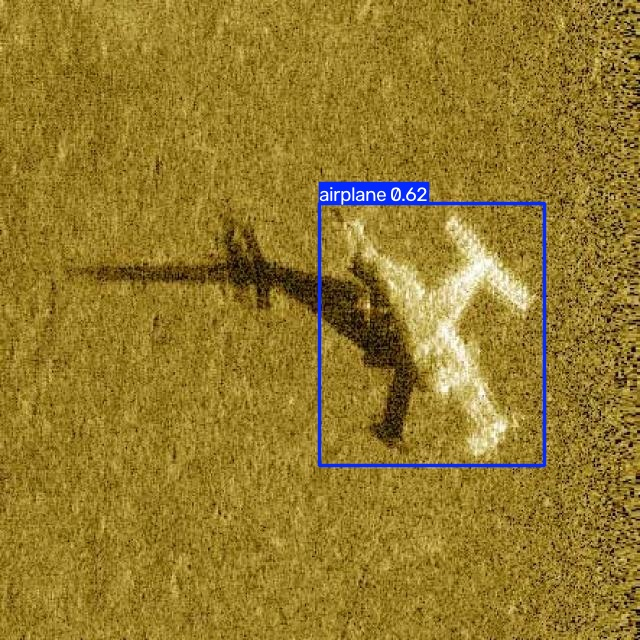
#> input picture runs/detect/predict/000012_jpg.rf.b76b3c145d081a2a8ae2601c202bdc84.jpg, 640 x 640 px
$ python -i anomaly_service.py   (imports and definitions only)   (older library calls are emulated)
#> lines starting #> are read from the running program, lines starting #| are printed output that depends on the picture; after the words box and inside, x2 and y2 are one past the last pixel; in counts of white or black regions, pixels touching at a corner belong together
#> further down, picture is the input picture: shape (640, 640, 3); mean B, G, R 45.7, 122.4, 147.9
import logging
from pathlib import Path
from typing import Any, Dict, List, Optional, Union
import cv2
import numpy as np

logger = logging.getLogger(__name__)

def detect_unknown_anomalies(
    image_source: Union[str, Path, np.ndarray],
    existing_detections: Optional[List[Dict[str, Any]]] = None
) -> Dict[str, Any]:
    """
    Analyzes the sonar image for unexplained acoustic anomalies OUTSIDE known YOLO detections.

    Instead of assuming anything undetected is an anomaly, this engine objectively investigates:
    1. Unusually strong isolated acoustic returns
    2. Coherent structural edge energy (Sobel gradient magnitude)
    3. Abnormal texture/density deviation from the seabed baseline
    4. Regions with significant acoustic contrast against surrounding seabed

    Outputs an explainable anomaly score (0-100), status, type, and feature breakdown.
    """
    # 1. Load Grayscale Image
    if isinstance(image_source, (str, Path)):
        img_path = str(image_source)
        if not Path(img_path).exists():
            logger.warning(f"Anomaly detection failed: Image not found at {img_path}")
            return _default_anomaly_response("Image file not found on disk.")
        img = cv2.imread(img_path, cv2.IMREAD_GRAYSCALE)
        if img is None:
            return _default_anomaly_response("Image decoding failed.")
    elif isinstance(image_source, np.ndarray):
        if len(image_source.shape) == 3:
            img = cv2.cvtColor(image_source, cv2.COLOR_BGR2GRAY)
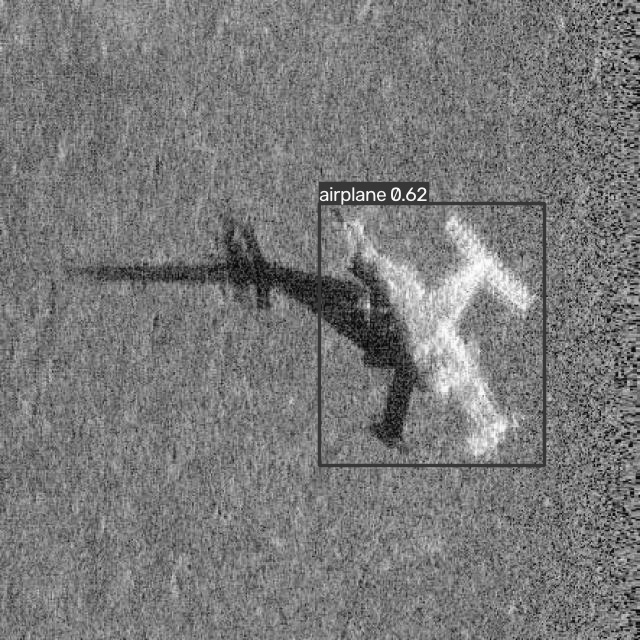
#> img: shape (640, 640); min 3, max 254, mean 121.2
        else:
            img = image_source
    else:
        return _default_anomaly_response("Unsupported image source type.")

    img_h, img_w = img.shape[:2]
#> img_h = 640; img_w = 640
    if img_h < 20 or img_w < 20:
        return _default_anomaly_response("Image dimensions too small for seabed anomaly analysis.")

    # 2. Mask Out Known YOLO Detections (with 10px buffer)
    # The anomaly engine evaluates UNEXPLAINED regions, avoiding duplicate reporting on known objects
    unexplained_mask = np.ones((img_h, img_w), dtype=bool)

    if existing_detections:
        for det in existing_detections:
            bbox = det.get("bbox", det)
            if "x1" in bbox and "y1" in bbox:
                x1 = float(bbox["x1"])
                y1 = float(bbox["y1"])
                x2 = float(bbox.get("x2", x1 + bbox.get("width", 0)))
                y2 = float(bbox.get("y2", y1 + bbox.get("height", 0)))
            elif "x" in bbox and "y" in bbox:
                x1 = float(bbox["x"])
                y1 = float(bbox["y"])
                x2 = x1 + float(bbox.get("width", 0))
                y2 = y1 + float(bbox.get("height", 0))
            else:
                continue

            # Apply buffer
            buffer_px = 8
            ix1 = max(0, int(round(x1)) - buffer_px)
            iy1 = max(0, int(round(y1)) - buffer_px)
            ix2 = min(img_w, int(round(x2)) + buffer_px)
            iy2 = min(img_h, int(round(y2)) + buffer_px)

            unexplained_mask[iy1:iy2, ix1:ix2] = False

    # Check remaining searchable seabed area
    searchable_pixels = np.count_nonzero(unexplained_mask)
#> searchable_pixels = 409600
#> unexplained_mask: shape (640, 640) bool; every value is 1
    if searchable_pixels < 100:
        return _default_anomaly_response("Entire seabed covered by known detections.")

    searchable_seabed = img[unexplained_mask]
    seabed_mean = float(np.mean(searchable_seabed))
#> seabed_mean = 121.2
    seabed_std = float(np.std(searchable_seabed))
#> seabed_std = 30.59
    if seabed_std < 1.0:
        seabed_std = 1.0

    # 3. Compute Edge Energy Map on Unexplained Regions
    grad_x = cv2.Sobel(img, cv2.CV_64F, 1, 0, ksize=3)
    grad_y = cv2.Sobel(img, cv2.CV_64F, 0, 1, ksize=3)
    grad_mag = np.sqrt(grad_x**2 + grad_y**2)
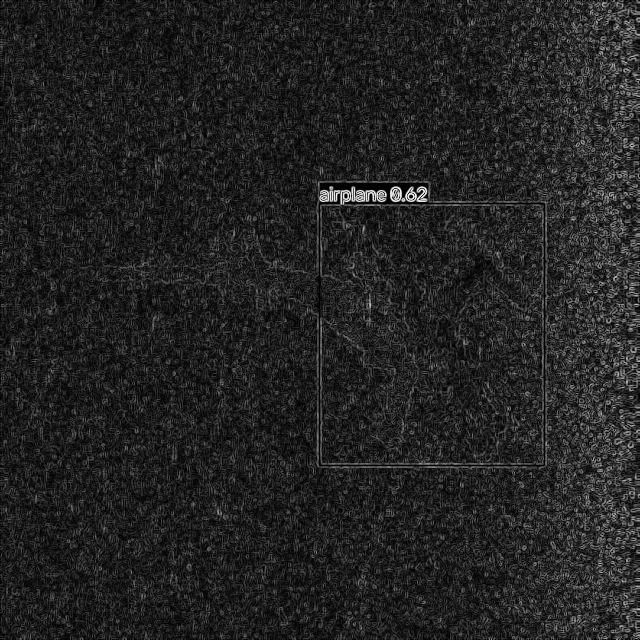
#> grad_mag: shape (640, 640) float64; min 0, max 829.2, mean 115.6; drawn with min black and max white
    grad_mag[~unexplained_mask] = 0.0

    # 4. Detect Significant Acoustic Outliers
    # Threshold for candidate anomaly: intensity > mean + 2.2 * std OR strong edge energy
    high_intensity_thresh = seabed_mean + (2.2 * seabed_std)
#> high_intensity_thresh = 188.5
    candidate_pixels = (img > high_intensity_thresh) & unexplained_mask
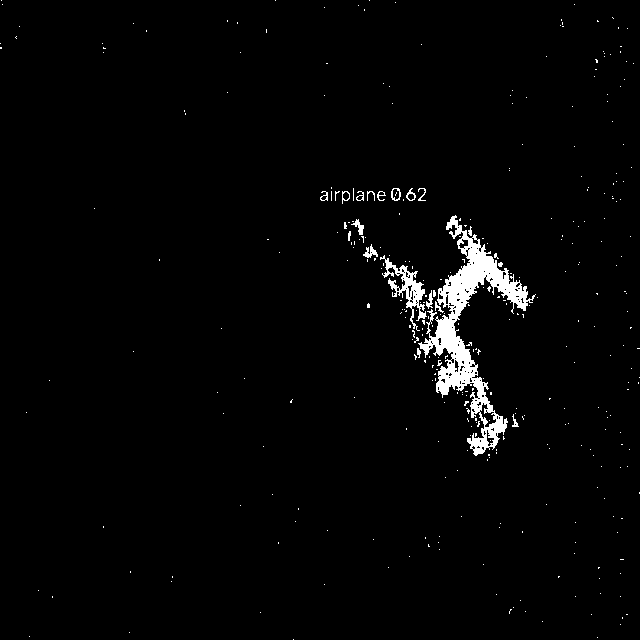
#> candidate_pixels: shape (640, 640) bool; 2.1% white; 348 white regions (330 under 20 px), largest, box (x1, y1, x2, y2) and area: (418, 215, 536, 456) 6349, (380, 255, 427, 331) 908, (363, 244, 378, 258) 94

    # Morphological cleaning to find coherent structures (ignore single-pixel acoustic speckle)
    kernel = cv2.getStructuringElement(cv2.MORPH_RECT, (3, 3))
    candidate_binary = (candidate_pixels.astype(np.uint8)) * 255
    opened = cv2.morphologyEx(candidate_binary, cv2.MORPH_OPEN, kernel)
#> opened: shape (640, 640); 1.5% white; 36 white regions (20 under 20 px), largest, box (x1, y1, x2, y2) and area: (420, 231, 528, 395) 4343, (399, 273, 425, 307) 386, (471, 378, 493, 413) 347
    dilated = cv2.dilate(opened, kernel, iterations=1)
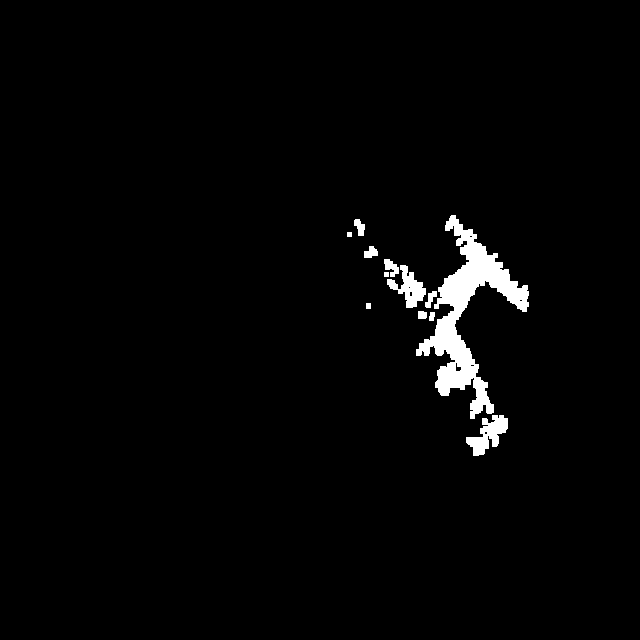
#> dilated: shape (640, 640); 2.1% white; 12 white regions

    contours, _ = cv2.findContours(dilated, cv2.RETR_EXTERNAL, cv2.CHAIN_APPROX_SIMPLE)
#> contours = 12 contours, 2 with area under 20; largest, box (x1, y1, x2, y2) and area: (416, 215, 529, 419) 6078, (466, 415, 508, 456) 756, (387, 265, 426, 308) 650, (384, 259, 399, 277) 126, (354, 219, 365, 236) 97

    unexplained_regions = []
    max_anomaly_score = 0.0
    peak_contrast = 0.0
    peak_edge_energy = 0.0
    peak_texture_dev = 0.0

    for idx, cnt in enumerate(contours):
        area = cv2.contourArea(cnt)
        # Require meaningful minimum size (> 20px) to distinguish real physical structure from noise
        if area < 20.0:
            continue

        rx, ry, rw, rh = cv2.boundingRect(cnt)
        roi = img[ry:ry+rh, rx:rx+rw]
        roi_grad = grad_mag[ry:ry+rh, rx:rx+rw]

        roi_mean = float(np.mean(roi))
        delta = abs(roi_mean - seabed_mean)
        tbcr = delta / seabed_std
        edge_energy = float(np.mean(roi_grad))
        texture_dev = float(np.std(roi)) / seabed_std

        # Scoring components:
        # - Contrast prominence: up to 45 pts
        contrast_pts = min(45.0, (tbcr / 2.5) * 45.0)
        # - Structural edge coherence: up to 35 pts
        edge_pts = min(35.0, (edge_energy / 50.0) * 35.0)
        # - Texture abnormality & area: up to 20 pts
        area_pts = min(20.0, (area / 150.0) * 20.0)

        region_score = round(min(100.0, max(0.0, contrast_pts + edge_pts + area_pts)), 1)

        if region_score > max_anomaly_score:
            max_anomaly_score = region_score
            peak_contrast = round(tbcr, 2)
            peak_edge_energy = round(edge_energy, 2)
            peak_texture_dev = round(texture_dev, 2)

        unexplained_regions.append({
            "region_id": f"ANOMALY-{idx+1:02d}",
            "x": rx,
            "y": ry,
            "width": rw,
            "height": rh,
            "area_px": int(area),
            "mean_intensity": round(roi_mean, 1),
            "tbcr": round(tbcr, 2),
            "edge_energy": round(edge_energy, 1),
            "anomaly_score": region_score
        })
#> this loop made 12 passes
#> (area, rx, ry, rw, rh, roi_mean, delta, tbcr) on passes 1, 7: (756.5, 466, 415, 42, 41, 180.7, 59.45, 1.94), (650, 387, 265, 39, 43, 180.9, 59.69, 1.95)
#> (area, rx, ry, rw, rh, roi_mean, delta, tbcr) on pass 12: (6078, 416, 215, 113, 204, 158, 36.79, 1.2)
#> pass 1, in detect_unknown_anomalies, `roi_grad = grad_mag[ry:ry+rh, rx:rx+rw]`:
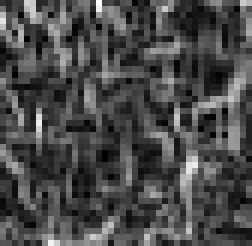
#> roi_grad: shape (41, 42) float64 (shown 6 times larger); min 2.83, max 394.4, mean 117.2; drawn with min black and max white
#> after the loop:
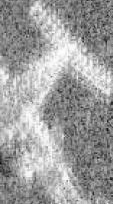
#> roi: shape (204, 113); min 9, max 254, mean 158
#> after the loop:
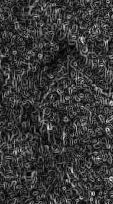
#> roi_grad: shape (204, 113) float64; min 1.41, max 515.4, mean 116; drawn with min black and max white
#> after the loop, max_anomaly_score = 91.1; peak_contrast = 2.19; peak_edge_energy = 101.3; peak_texture_dev = 0.72; unexplained_regions = 10 items

    # Sort unexplained regions by anomaly score descending
    unexplained_regions.sort(key=lambda r: r["anomaly_score"], reverse=True)
    unexplained_regions = unexplained_regions[:8] # Keep top 8
#> unexplained_regions = 8 items

    # 5. Determine Overall Scan Anomaly Status & Type
    anomaly_score = max_anomaly_score
#> anomaly_score = 91.1

    if anomaly_score >= 70.0:
        anomaly_status = "HIGH_ANOMALY"
        anomaly_type = "HIGH_CONFIDENCE_UNKNOWN_ANOMALY"
        explanation = (
            f"Strong unexplained acoustic structure detected with high contrast ({peak_contrast} TBCR) "
            f"and coherent edge energy ({peak_edge_energy}) outside known targets. Requires analyst verification."
        )
    elif anomaly_score >= 45.0:
        anomaly_status = "MODERATE_ANOMALY"
        anomaly_type = "UNEXPLAINED_ACOUSTIC_STRUCTURE"
        explanation = (
            f"Moderate unexplained acoustic anomaly observed ({peak_contrast} TBCR, {len(unexplained_regions)} regions). "
            f"Differs from normal seabed texture."
        )
    elif anomaly_score >= 20.0:
        anomaly_status = "LOW_ANOMALY"
        anomaly_type = "MINOR_TEXTURE_VARIATION"
        explanation = "Minor acoustic texture variation observed on seabed floor. Within nominal reverberation variance."
    else:
        anomaly_status = "NO_ANOMALY"
        anomaly_type = "NORMAL_SEABED"
        explanation = "Nominal seabed acoustic returns. No unexplained acoustic structures detected."

    return {
        "anomaly_score": anomaly_score,
        "anomaly_status": anomaly_status,
        "anomaly_type": anomaly_type,
        "features": {
            "contrast": peak_contrast,
            "edge_energy": peak_edge_energy,
            "texture_deviation": peak_texture_dev,
            "unexplained_regions_count": len(unexplained_regions),
            "seabed_mean": round(seabed_mean, 2),
            "seabed_std": round(seabed_std, 2)
        },
        "unexplained_regions": unexplained_regions,
        "explanation": explanation
    }


# [51 lines left out: functions triage_detection_contact, _default_anomaly_response, not called in this run]

>>> import cv2
>>> picture = cv2.imread('../../runs/detect/predict/000012_jpg.rf.b76b3c145d081a2a8ae2601c202bdc84.jpg')
>>> result = detect_unknown_anomalies(picture)
#> result = 6 items
